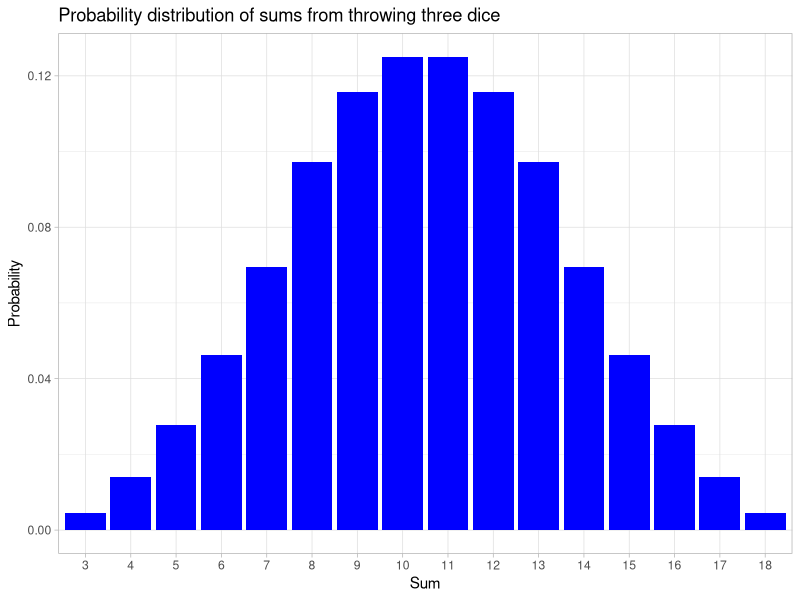
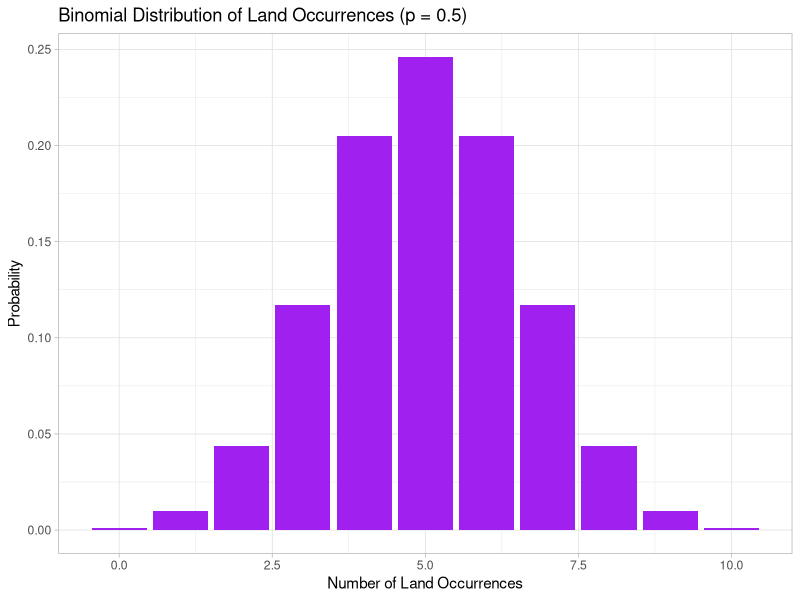
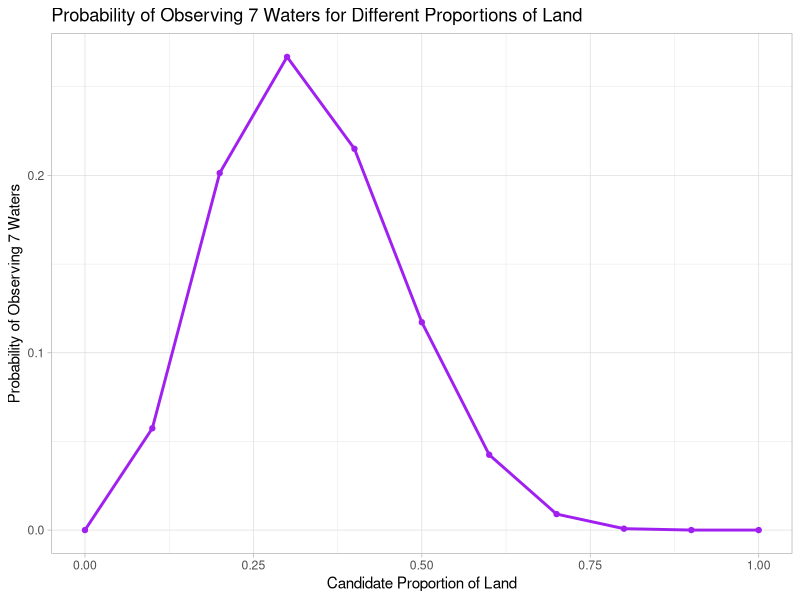

Recreate these plots in R, in order.
## ---- chunk 1
# load packages here
library(tidyverse)
library(tidyr)
library(stats)

theme_set(theme_light())
## ---- chunk 2
# df for all possible combinations of outcomes from throwing three dice
all_combinations <- expand.grid(die1 = 1:6, die2 = 1:6, die3 = 1:6)

# the first and last 10 rows of the df
print(head(all_combinations, 10))
print(tail(all_combinations, 10))

# Number of possible outcomes
num_outcomes <- nrow(all_combinations)
cat("Number of possible outcomes:", num_outcomes)
## ---- chunk 3
# Calculate the sum of each row
all_combinations$sum <- rowSums(all_combinations)

# Calculate the probabilities of each sum
sum_probabilities <- as.data.frame(table(all_combinations$sum))
colnames(sum_probabilities) <- c("Sum", "Frequency")
sum_probabilities$Probability <- sum_probabilities$Frequency / num_outcomes

# the summary table
sum_probabilities

# plot
ggplot(sum_probabilities, aes(x = Sum, y = Probability)) +
  geom_bar(stat = "identity", fill = 'blue') +
  labs(title = "Probability distribution of sums from throwing three dice",
       x = "Sum",
       y = "Probability")
## ---- chunk 4
# filtering the outcomes where at least one die shows a 3
outcomes_with_3 <- subset(all_combinations, die1 == 3 | die2 == 3 | die3 == 3)

# calculating the total number of the outcomes
total_outcomes_with_3 <- nrow(outcomes_with_3)

# outcomes where the sum is greater than 9
outcomes_with_sum_ge_10 <- subset(outcomes_with_3, sum >= 10)
num_outcomes_with_sum_ge_10 <- nrow(outcomes_with_sum_ge_10)

# probability calculation
probability_sum_ge_10_given_3 <- num_outcomes_with_sum_ge_10 / total_outcomes_with_3
cat("Probability that the sum is >= 10 given that at least one die shows a 3 is:", round(probability_sum_ge_10_given_3, 2))
## ---- chunk 5
# Simulating global tosses with function
simulate_global_tosses <- function(n,p) {
  
  data <- sample(c("L","W"), size = n, replace= TRUE, prob = c(p,1-p))
  return(data)
}


# Computing the probabilities for all possible numbers of occurrences of land
counter <- function(data,cp){
  
  n <- length(data)
  L <- sum(data == "L")
  
  probabilities <- sapply(0:n, function(k) {
    dbinom(k, n, cp)})

  results <- data.frame("Land" = 0:n, "Probability" = probabilities)
  return(results)
  
}

# we are assuming toss a globe 10 times with 0.5 probability
data <- simulate_global_tosses(10, .5)

# Computing probabilities
summary_table <- counter(data, cp = 0.5)

# Plot the probability distribution
ggplot(summary_table, aes(x = Land , y = Probability)) + 
  geom_bar(stat = "identity", fill = "purple") + 
  labs(x = "Number of Land Occurrences", 
       y = "Probability",
       title = "Binomial Distribution of Land Occurrences (p = 0.5)")
## ---- chunk 6
# Computing the probability of observing 7 waters for different candidate proportions of land
counter_2 <- function(n, W) {
  data_2 <-  c("W","W","W","W","W","W","W") # we are assuming we observed 7 water
  W <- sum(data_2 == "W")
  
  probabilities <- sapply(cp, function(p) {
    dbinom(W, n, 1 - p) 
  })
  results <- data.frame("Candidate Proportion" = cp, "Probability" = probabilities, check.names = F)
  return(results)
}

# Setting parameters
n <- 10
cp = seq(0,1,0.1)

# Computing probabilities
summary_table_2 <- counter_2(n, W)

# Plot the probability distribution
ggplot(summary_table_2, aes(x = `Candidate Proportion`, y = Probability)) + 
  geom_line(linewidth = 1, color = "purple") + 
  geom_point(color = "purple") +
  labs(x = "Candidate Proportion of Land", 
       y = "Probability of Observing 7 Waters",
       title = "Probability of Observing 7 Waters for Different Proportions of Land")
## ---- chunk 7
counter_3 <- function(n) {
  
  results_matrix <- matrix(NA, nrow = n + 1, ncol = length(cp))
  
  for (i in 1:length(cp)) {
    probabilities <- dbinom(0:n, n, cp[i])
    results_matrix[ ,i ] <- probabilities
  }
  
  results <- as.data.frame(results_matrix)
  rownames(results) <- paste("Land ", 0:n, sep = " ")
  colnames(results) <- cp
  return(results)
}


# Setting parameters
n <- 10
cp = seq(0,1,0.1)

# Compute results
summary_table_3 <- counter_3(n)
summary_table_3
